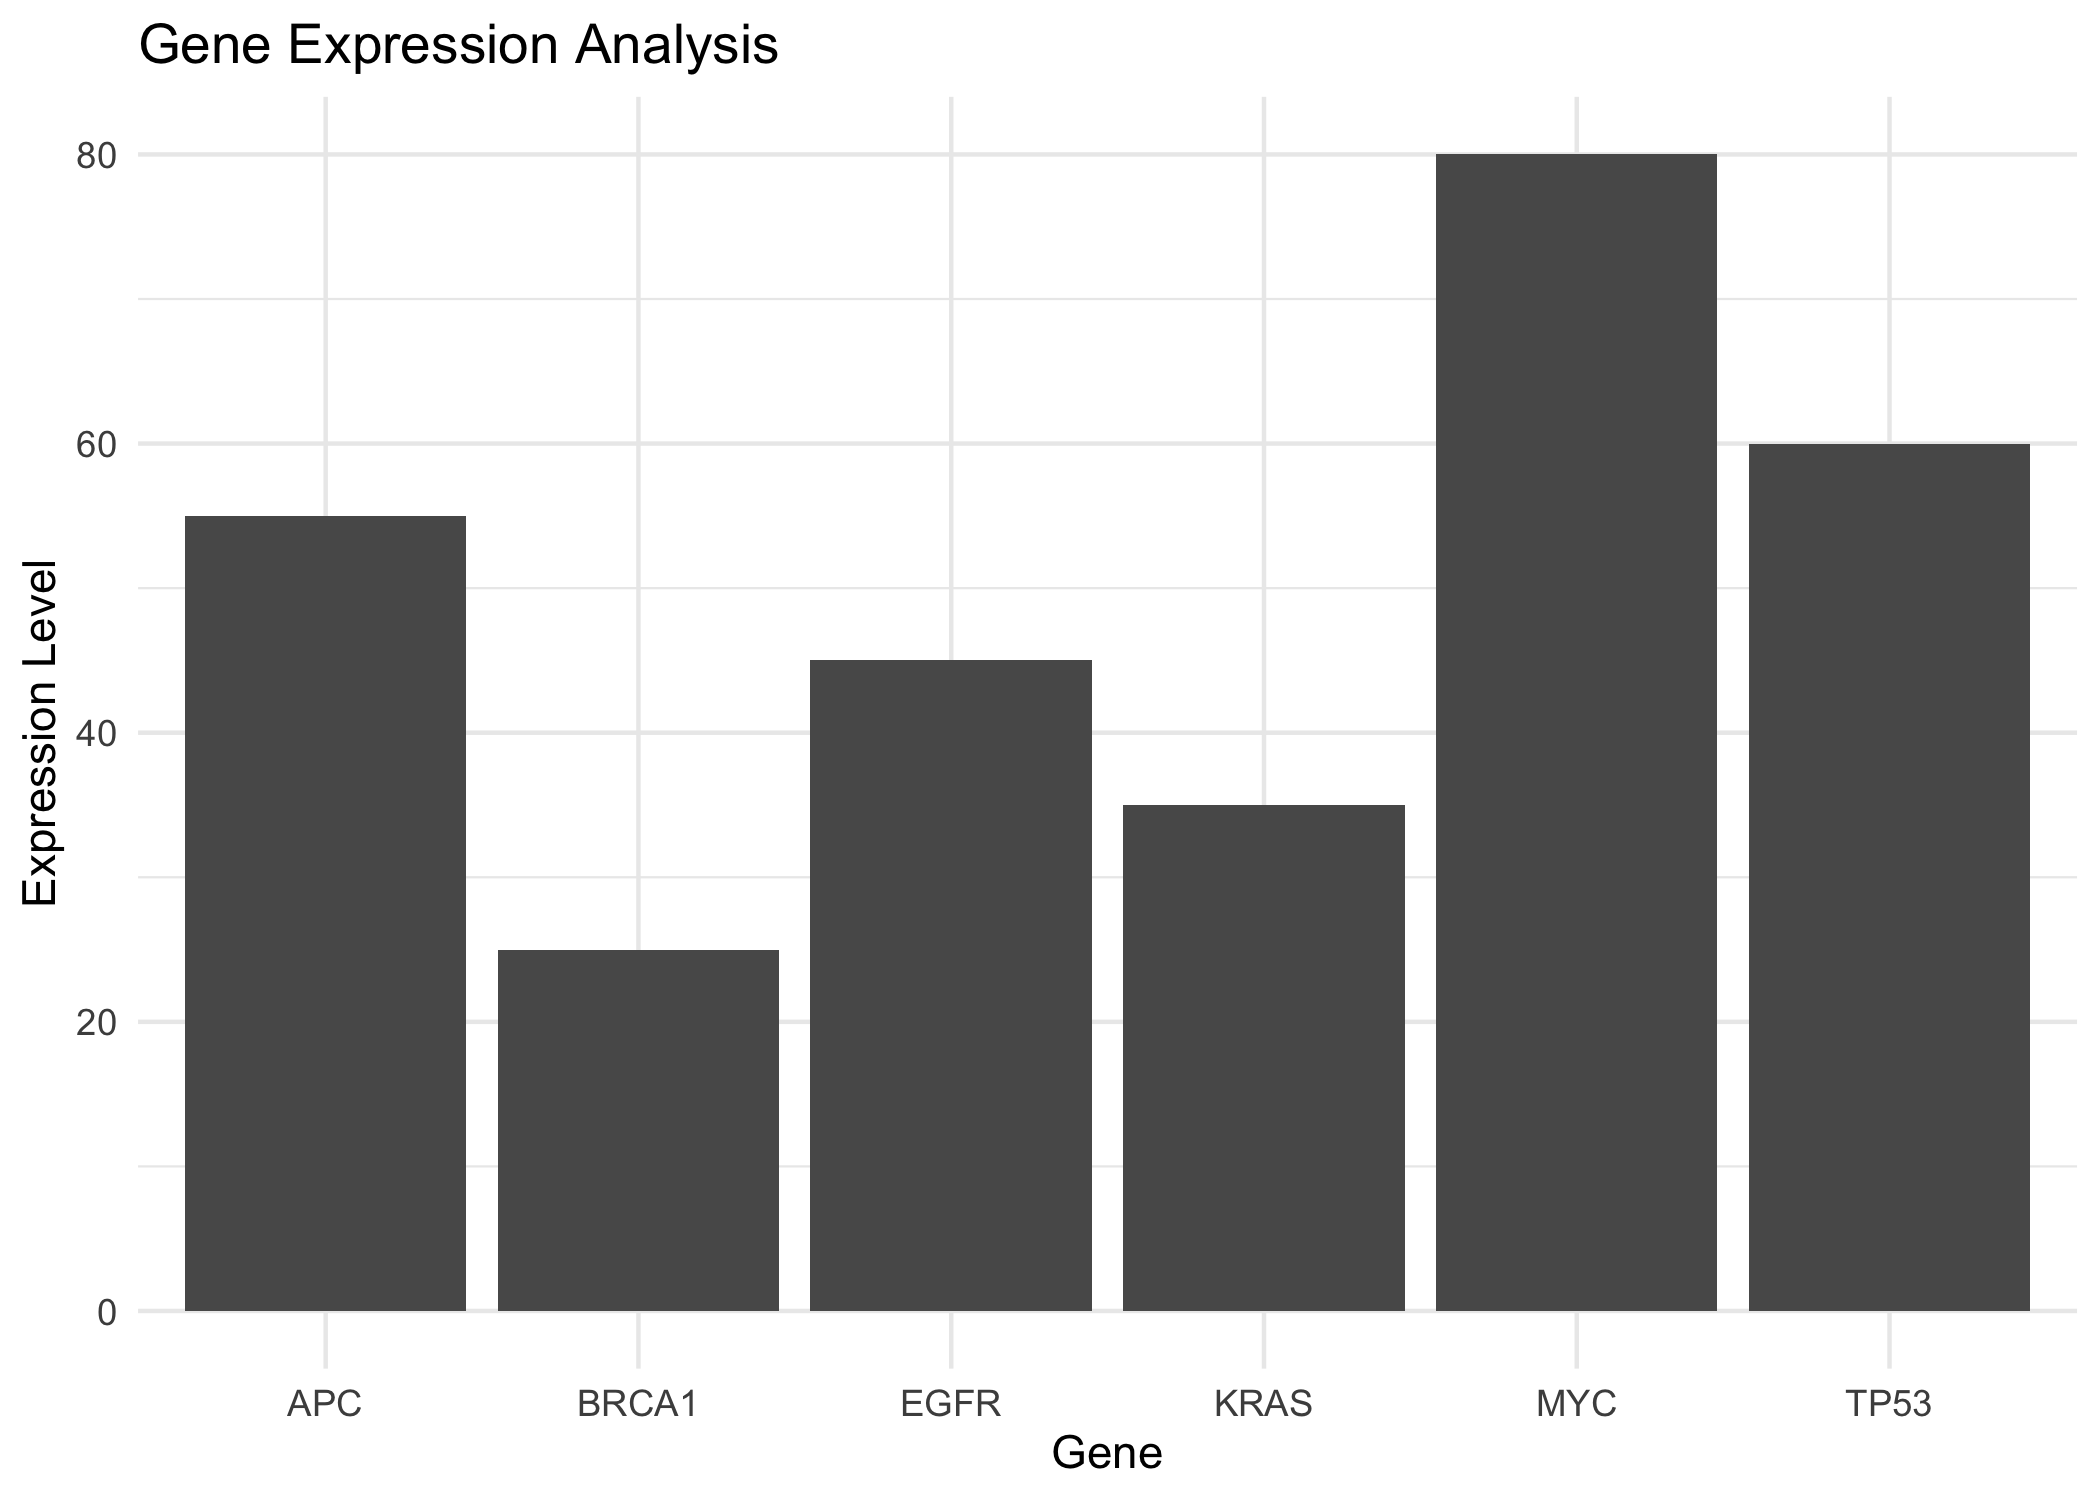

The script that saved this image:

# Day 6: Gene Expression Analysis

library(ggplot2)

# Create sample gene expression data
gene_data <- data.frame(
  Gene = c("BRCA1", "TP53", "EGFR", "MYC", "KRAS", "APC"),
  Expression = c(25, 60, 45, 80, 35, 55)
)

# 1. View the data
print(gene_data)

# 2. Calculate summary statistics
mean(gene_data$Expression)
max(gene_data$Expression)
min(gene_data$Expression)

# 3. Find highly expressed genes
high_expression <- subset(gene_data, Expression > 50)
print(high_expression)

# 4. Create a graph
p <- ggplot(gene_data, aes(x = Gene, y = Expression)) +
  geom_col() +
  labs(
    title = "Gene Expression Analysis",
    x = "Gene",
    y = "Expression Level"
  ) +
  theme_minimal()

print(p)

# 5. Save the results
write.csv(gene_data, "day6_gene_expression.csv", row.names = FALSE)
ggsave("day6_gene_expression.png", plot = p, width = 7, height = 5)
